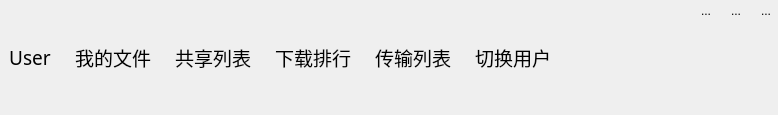
<?xml version="1.0" encoding="UTF-8"?>
<ui version="4.0">
 <class>ButtonGroup</class>
 <widget class="QWidget" name="ButtonGroup">
  <property name="geometry">
   <rect>
    <x>0</x>
    <y>0</y>
    <width>778</width>
    <height>115</height>
   </rect>
  </property>
  <property name="sizePolicy">
   <sizepolicy hsizetype="Preferred" vsizetype="Preferred">
    <horstretch>0</horstretch>
    <verstretch>0</verstretch>
   </sizepolicy>
  </property>
  <property name="maximumSize">
   <size>
    <width>16777215</width>
    <height>115</height>
   </size>
  </property>
  <property name="windowTitle">
   <string>Form</string>
  </property>
  <layout class="QHBoxLayout" name="horizontalLayout_3">
   <property name="spacing">
    <number>0</number>
   </property>
   <property name="leftMargin">
    <number>0</number>
   </property>
   <property name="topMargin">
    <number>0</number>
   </property>
   <property name="rightMargin">
    <number>0</number>
   </property>
   <property name="bottomMargin">
    <number>0</number>
   </property>
   <item>
    <widget class="QWidget" name="btns_wg" native="true">
     <layout class="QHBoxLayout" name="horizontalLayout">
      <property name="leftMargin">
       <number>0</number>
      </property>
      <property name="topMargin">
       <number>0</number>
      </property>
      <property name="rightMargin">
       <number>0</number>
      </property>
      <property name="bottomMargin">
       <number>0</number>
      </property>
      <item>
       <widget class="QToolButton" name="login_usr">
        <property name="font">
         <font>
          <family>楷体</family>
          <pointsize>14</pointsize>
         </font>
        </property>
        <property name="text">
         <string>User</string>
        </property>
        <property name="icon">
         <iconset resource="../resource.qrc">
          <normaloff>:/resc/images/title_user.png</normaloff>:/resc/images/title_user.png</iconset>
        </property>
        <property name="iconSize">
         <size>
          <width>70</width>
          <height>70</height>
         </size>
        </property>
        <property name="toolButtonStyle">
         <enum>Qt::ToolButtonTextUnderIcon</enum>
        </property>
        <property name="autoRaise">
         <bool>true</bool>
        </property>
       </widget>
      </item>
      <item>
       <widget class="QToolButton" name="myfile">
        <property name="font">
         <font>
          <family>楷体</family>
          <pointsize>14</pointsize>
         </font>
        </property>
        <property name="text">
         <string>我的文件</string>
        </property>
        <property name="icon">
         <iconset resource="../resource.qrc">
          <normaloff>:/resc/images/tile_file.png</normaloff>:/resc/images/tile_file.png</iconset>
        </property>
        <property name="iconSize">
         <size>
          <width>50</width>
          <height>50</height>
         </size>
        </property>
        <property name="toolButtonStyle">
         <enum>Qt::ToolButtonTextUnderIcon</enum>
        </property>
        <property name="autoRaise">
         <bool>true</bool>
        </property>
       </widget>
      </item>
      <item>
       <widget class="QToolButton" name="sharelist">
        <property name="font">
         <font>
          <family>楷体</family>
          <pointsize>14</pointsize>
         </font>
        </property>
        <property name="text">
         <string>共享列表</string>
        </property>
        <property name="icon">
         <iconset resource="../resource.qrc">
          <normaloff>:/resc/images/title_share.png</normaloff>:/resc/images/title_share.png</iconset>
        </property>
        <property name="iconSize">
         <size>
          <width>50</width>
          <height>50</height>
         </size>
        </property>
        <property name="toolButtonStyle">
         <enum>Qt::ToolButtonTextUnderIcon</enum>
        </property>
        <property name="autoRaise">
         <bool>true</bool>
        </property>
       </widget>
      </item>
      <item>
       <widget class="QToolButton" name="ranking">
        <property name="font">
         <font>
          <family>楷体</family>
          <pointsize>14</pointsize>
         </font>
        </property>
        <property name="text">
         <string>下载排行</string>
        </property>
        <property name="icon">
         <iconset resource="../resource.qrc">
          <normaloff>:/resc/images/tile_hot.png</normaloff>:/resc/images/tile_hot.png</iconset>
        </property>
        <property name="iconSize">
         <size>
          <width>50</width>
          <height>50</height>
         </size>
        </property>
        <property name="toolButtonStyle">
         <enum>Qt::ToolButtonTextUnderIcon</enum>
        </property>
        <property name="autoRaise">
         <bool>true</bool>
        </property>
       </widget>
      </item>
      <item>
       <widget class="QToolButton" name="transfer">
        <property name="font">
         <font>
          <family>楷体</family>
          <pointsize>14</pointsize>
         </font>
        </property>
        <property name="text">
         <string>传输列表</string>
        </property>
        <property name="icon">
         <iconset resource="../resource.qrc">
          <normaloff>:/resc/images/title_data.png</normaloff>:/resc/images/title_data.png</iconset>
        </property>
        <property name="iconSize">
         <size>
          <width>50</width>
          <height>50</height>
         </size>
        </property>
        <property name="toolButtonStyle">
         <enum>Qt::ToolButtonTextUnderIcon</enum>
        </property>
        <property name="autoRaise">
         <bool>true</bool>
        </property>
       </widget>
      </item>
      <item>
       <widget class="QToolButton" name="switchuser">
        <property name="font">
         <font>
          <family>楷体</family>
          <pointsize>14</pointsize>
         </font>
        </property>
        <property name="text">
         <string>切换用户</string>
        </property>
        <property name="icon">
         <iconset resource="../resource.qrc">
          <normaloff>:/resc/images/title_change.png</normaloff>:/resc/images/title_change.png</iconset>
        </property>
        <property name="iconSize">
         <size>
          <width>50</width>
          <height>50</height>
         </size>
        </property>
        <property name="toolButtonStyle">
         <enum>Qt::ToolButtonTextUnderIcon</enum>
        </property>
        <property name="autoRaise">
         <bool>true</bool>
        </property>
       </widget>
      </item>
     </layout>
    </widget>
   </item>
   <item>
    <spacer name="horizontalSpacer_2">
     <property name="orientation">
      <enum>Qt::Horizontal</enum>
     </property>
     <property name="sizeHint" stdset="0">
      <size>
       <width>40</width>
       <height>20</height>
      </size>
     </property>
    </spacer>
   </item>
   <item>
    <widget class="QWidget" name="widget_2" native="true">
     <layout class="QVBoxLayout" name="verticalLayout">
      <property name="spacing">
       <number>0</number>
      </property>
      <property name="leftMargin">
       <number>0</number>
      </property>
      <property name="topMargin">
       <number>0</number>
      </property>
      <property name="rightMargin">
       <number>0</number>
      </property>
      <property name="bottomMargin">
       <number>0</number>
      </property>
      <item>
       <widget class="QWidget" name="widget_3" native="true">
        <layout class="QHBoxLayout" name="horizontalLayout_2">
         <property name="leftMargin">
          <number>0</number>
         </property>
         <property name="topMargin">
          <number>0</number>
         </property>
         <property name="rightMargin">
          <number>0</number>
         </property>
         <property name="bottomMargin">
          <number>0</number>
         </property>
         <item>
          <spacer name="horizontalSpacer">
           <property name="orientation">
            <enum>Qt::Horizontal</enum>
           </property>
           <property name="sizeHint" stdset="0">
            <size>
             <width>40</width>
             <height>20</height>
            </size>
           </property>
          </spacer>
         </item>
         <item>
          <widget class="QToolButton" name="min">
           <property name="text">
            <string>...</string>
           </property>
           <property name="icon">
            <iconset resource="../resource.qrc">
             <normaloff>:/resc/images/title_min.png</normaloff>:/resc/images/title_min.png</iconset>
           </property>
           <property name="iconSize">
            <size>
             <width>30</width>
             <height>30</height>
            </size>
           </property>
           <property name="autoRaise">
            <bool>true</bool>
           </property>
          </widget>
         </item>
         <item>
          <widget class="QToolButton" name="max">
           <property name="text">
            <string>...</string>
           </property>
           <property name="icon">
            <iconset resource="../resource.qrc">
             <normaloff>:/resc/images/title_max.png</normaloff>:/resc/images/title_max.png</iconset>
           </property>
           <property name="iconSize">
            <size>
             <width>30</width>
             <height>30</height>
            </size>
           </property>
           <property name="autoRaise">
            <bool>true</bool>
           </property>
          </widget>
         </item>
         <item>
          <widget class="QToolButton" name="close">
           <property name="text">
            <string>...</string>
           </property>
           <property name="icon">
            <iconset resource="../resource.qrc">
             <normaloff>:/resc/images/title_close.png</normaloff>:/resc/images/title_close.png</iconset>
           </property>
           <property name="iconSize">
            <size>
             <width>30</width>
             <height>30</height>
            </size>
           </property>
           <property name="autoRaise">
            <bool>true</bool>
           </property>
          </widget>
         </item>
        </layout>
       </widget>
      </item>
      <item>
       <spacer name="verticalSpacer">
        <property name="orientation">
         <enum>Qt::Vertical</enum>
        </property>
        <property name="sizeHint" stdset="0">
         <size>
          <width>20</width>
          <height>75</height>
         </size>
        </property>
       </spacer>
      </item>
     </layout>
    </widget>
   </item>
  </layout>
 </widget>
 <resources>
  <include location="../resource.qrc"/>
 </resources>
 <connections/>
</ui>
